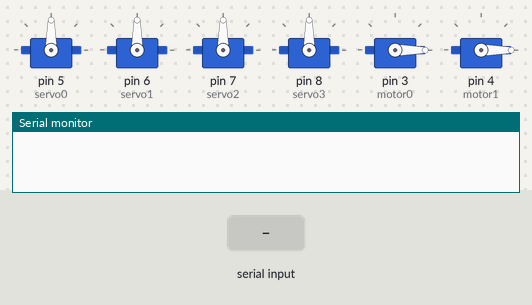
Bench run of a sketch on a simulated Arduino Uno, built with avr-gcc and run on an emulated ATmega328P. Parts: 6 × servo, the last lines printed to the serial monitor. The test bench sets the inputs (shaded band).

Above: at 1.2 s.
1.3 s: "90,45,200\n" received over Serial
At 2.3 s:
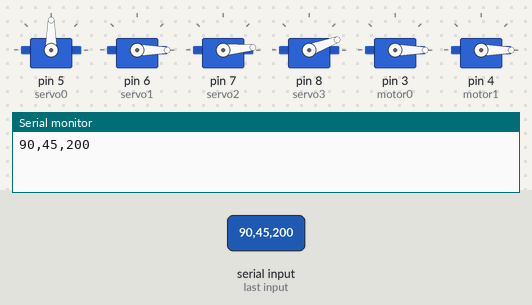
2.8 s: "90,45\n" received over Serial
At 3.4 s:
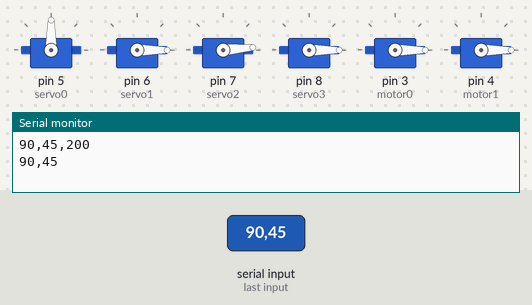
4.3 s: "30,150,10,200\n" received over Serial
At 5.5 s:
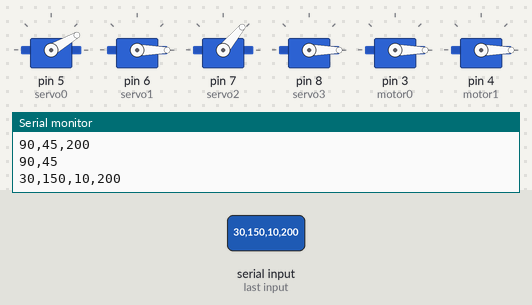
5.8 s: "5\n" received over Serial
At 6.9 s:
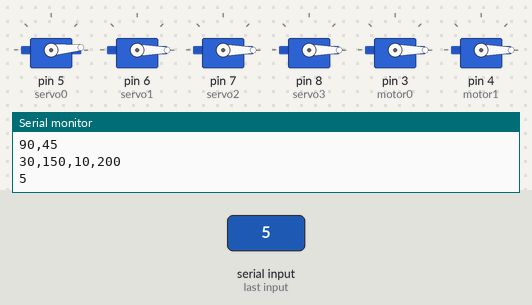
7.3 s: "200\n" received over Serial
At 8.0 s:
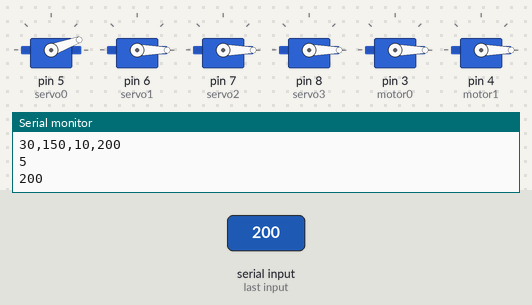
8.8 s: "1,90\n" received over Serial
At 9.2 s:
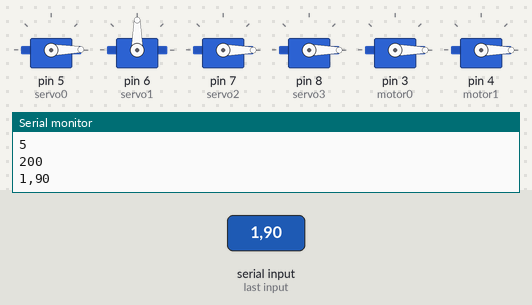
Timing chart, 0 to 11.3 s (numbered marks = the images above; inputs shaded):
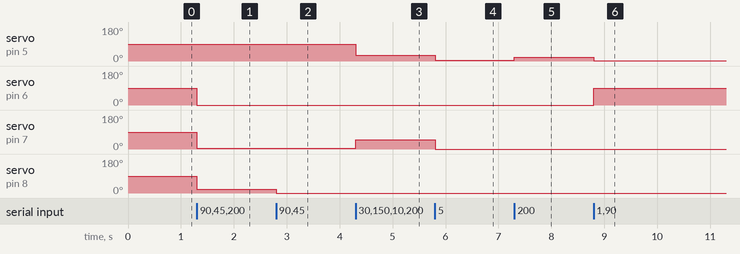

The sketch:

arduino_code.ino
```cpp
#include <Servo.h>

Servo servo0;
Servo servo1;
Servo servo2;
Servo servo3;
Servo motor0;
Servo motor1;

void setup() {
  // put your setup code here, to run once:
  Serial.begin(115200);
  servo0.attach(5);
  servo1.attach(6);
  servo2.attach(7);
  servo3.attach(8);
  motor0.attach(3);
  motor1.attach(4);
  motor0.write(0);
  motor1.write(0);
}

void loop() {
  // put your main code here, to run repeatedly:
  if (Serial.available()>0){
      delay(2.5);
      String testString = Serial.readStringUntil('\n');
      Serial.println(testString);
      String serv0 = testString.substring(0, 2);
      String serv1 = testString.substring(2, 4);
      String serv2 = testString.substring(4, 6);
      String serv3 = testString.substring(6, 8);
      String motors0 = testString.substring(8,11);
      String motors1 = testString.substring(11,14);
      servo0.write(serv0.toInt());
      servo1.write(serv1.toInt());
      servo2.write(serv2.toInt());
      servo3.write(serv3.toInt());
      motor0.write(motors0.toInt());
      motor1.write(motors1.toInt());

}

}
```

Measured:
- after the input at 1.3 s, servo on pin 6 (servo1): 90° → 0° at once; servo on pin 7 (servo2): 90° → 5° at once; servo on pin 8 (servo3): 90° → 20° at once
- after the input at 2.8 s, servo on pin 8 (servo3): 20° → 0° at once
- after the input at 4.3 s, servo on pin 5 (servo0): 90° → 30° at once; servo on pin 7 (servo2): 5° → 50° at once
- after the input at 5.8 s, servo on pin 5 (servo0): 30° → 5° at once; servo on pin 7 (servo2): 50° → 0° at once
- after the input at 7.3 s, servo on pin 5 (servo0): 5° → 20° at once
- after the input at 8.8 s, servo on pin 5 (servo0): 20° → 1° at once; servo on pin 6 (servo1): 0° → 90° at once
